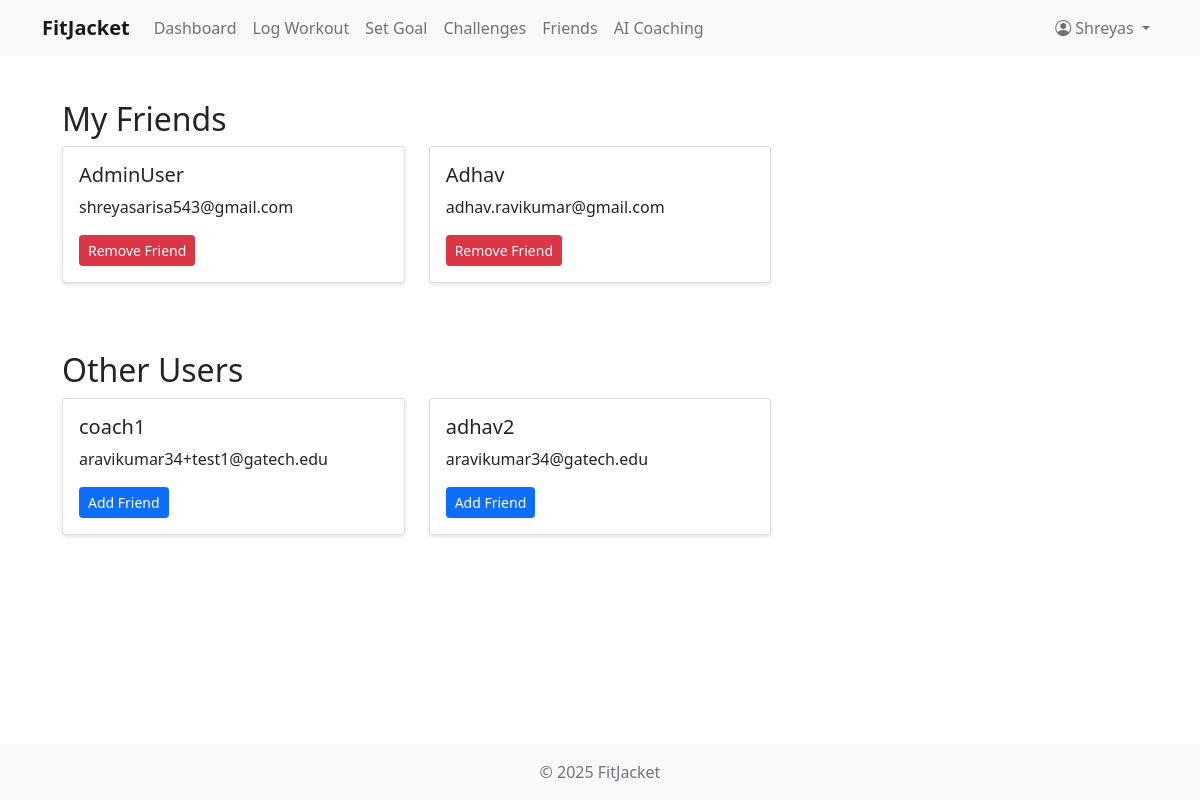
Page /friends/ (signed in) on the committed database.
### fitness/models.py (models this page shows, shortened)
class CustomUser(AbstractUser):
    USER_TYPE_CHOICES = (
        ('user', 'User'),
        ('coach', 'Coach'),
    )
    user_type = models.CharField(max_length=10, choices=USER_TYPE_CHOICES, default='user')
    bio = models.TextField(blank=True)
    profile_picture = models.ImageField(upload_to='profile_pictures/', null=True, blank=True)
    fitness_level = models.CharField(max_length=20, choices=(
        ('beginner', 'Beginner'),
        ('intermediate', 'Intermediate'),
        ('advanced', 'Advanced'),
    ), default='beginner')
    friends = models.ManyToManyField('self', symmetrical=False, blank=True)

### fitness/views.py (the view)
# urls.py: path('friends/', views.friends, name='friends'),
@login_required
def friends(request):
    friends = request.user.friends.all()
    other_users = CustomUser.objects.exclude(id=request.user.id).exclude(id__in=friends.values_list('id', flat=True))
    return render(request, 'fitness/friends.html', {
        'friends': friends,
        'other_users': other_users
    })

### fitness/templates/fitness/friends.html (shortened to what this page needs)
{% extends 'fitness/base.html' %}
{% block content %}
<div class="container mt-4">
    <h2>My Friends</h2>
    <div class="row">
        {% for friend in friends %}
        <div class="col-md-4 mb-4">
            <div class="card">
                <div class="card-body">
                    <h5 class="card-title">{{ friend.username }}</h5>
                    <p class="card-text">{{ friend.email }}</p>
                    <a href="{% url 'remove_friend' friend.id %}" class="btn btn-danger btn-sm">Remove Friend</a>
                </div>
            </div>
        </div>
        {% empty %}
        <div class="col-12">
            <p>You haven't added any friends yet.</p>
        </div>
        {% endfor %}
    </div>
    <h2 class="mt-4">Other Users</h2>
    <div class="row">
        {% for user in other_users %}
        <div class="col-md-4 mb-4">
            <div class="card">
                <div class="card-body">
                    <h5 class="card-title">{{ user.username }}</h5>
                    <p class="card-text">{{ user.email }}</p>
                    <a href="{% url 'add_friend' user.id %}" class="btn btn-primary btn-sm">Add Friend</a>
                </div>
            </div>
        </div>
        {% empty %}
        <div class="col-12">
            <p>No other users available to add as friends.</p>
        </div>
        {% endfor %}
    </div>
</div>
{% endblock %}

### fitness/templates/fitness/base.html (shortened to what this page needs)
<!DOCTYPE html>
<html lang="en">
<head>
    <link href="https://cdn.jsdelivr.net/npm/bootstrap@5.1.3/dist/css/bootstrap.min.css" rel="stylesheet">
    <link rel="stylesheet" href="https://cdn.jsdelivr.net/npm/bootstrap-icons@1.7.2/font/bootstrap-icons.css">
</head>
<body>
    <nav class="navbar navbar-expand-lg navbar-light bg-light">
        <div class="container">
            <a class="navbar-brand" href="{% url 'home' %}">FitJacket</a>
            <div class="collapse navbar-collapse" id="navbarNav">
                <ul class="navbar-nav me-auto">
                    {% if user.is_authenticated %}
                        <li class="nav-item">
                            <a class="nav-link" href="{% url 'dashboard' %}">Dashboard</a>
                        </li>
                        <li class="nav-item">
                            <a class="nav-link" href="{% url 'log_workout' %}">Log Workout</a>
                        </li>
                        <li class="nav-item">
                            <a class="nav-link" href="{% url 'set_goal' %}">Set Goal</a>
                        </li>
                        <li class="nav-item">
                            <a class="nav-link" href="{% url 'challenges' %}">Challenges</a>
                        </li>
                        <li class="nav-item">
                            <a class="nav-link" href="{% url 'friends' %}">Friends</a>
                        </li>
                        <li class="nav-item">
                            <a class="nav-link" href="{% url 'ai_coaching' %}">AI Coaching</a>
                        </li>
                    {% endif %}
                </ul>
                <ul class="navbar-nav">
                    {% if user.is_authenticated %}
                        <li class="nav-item dropdown">
                            <a class="nav-link dropdown-toggle" href="#" id="navbarDropdown" role="button" data-bs-toggle="dropdown">
                                <i class="bi bi-person-circle"></i> {{ user.username }}
                            </a>
                        </li>
                    {% endif %}
                </ul>
            </div>
        </div>
    </nav>
    <div class="container main-content">
        {% block content %}
        {% endblock %}
    </div>
    <footer class="footer mt-auto py-3 bg-light">
        <div class="container text-center">
            <span class="text-muted">© 2025 FitJacket</span>
        </div>
    </footer>
</body>
</html>

### fitness/templates/fitness/base.html (style rules this page uses)
html, body { height: 100%; margin: 0; }
body { display: flex; flex-direction: column; }
.navbar-brand { font-weight: bold; }
.nav-link { color: #333; }
.main-content { padding: 20px; flex: 1 0 auto; }
.card { margin-bottom: 20px; box-shadow: 0 2px 4px rgba(0,0,0,0.1); }
.footer { flex-shrink: 0; width: 100%; }

### rows in the picture
CustomUser: username "Shreyas"
CustomUser: username "AdminUser", email "shreyasarisa543@gmail.com"
CustomUser: username "Adhav", email "adhav.ravikumar@gmail.com"
CustomUser: username "coach1", email "aravikumar34+test1@gatech.edu"
CustomUser: username "adhav2", email "aravikumar34@gatech.edu"
